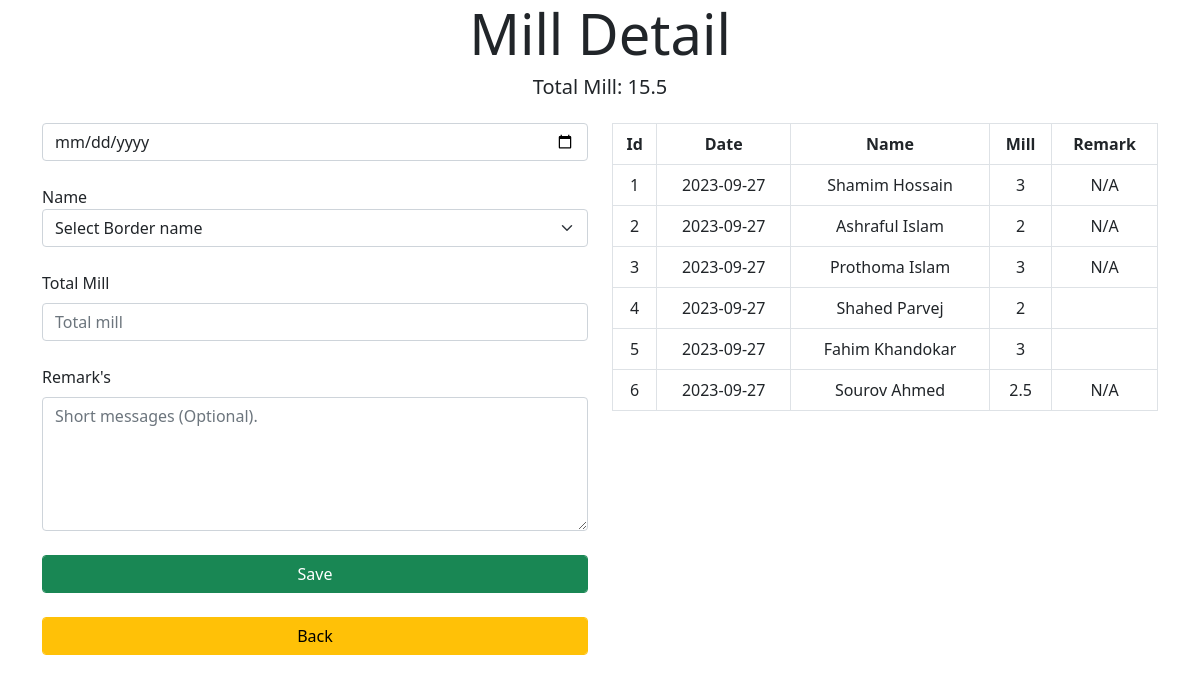
The app's page /dmtdb/milDetail.php, older data.
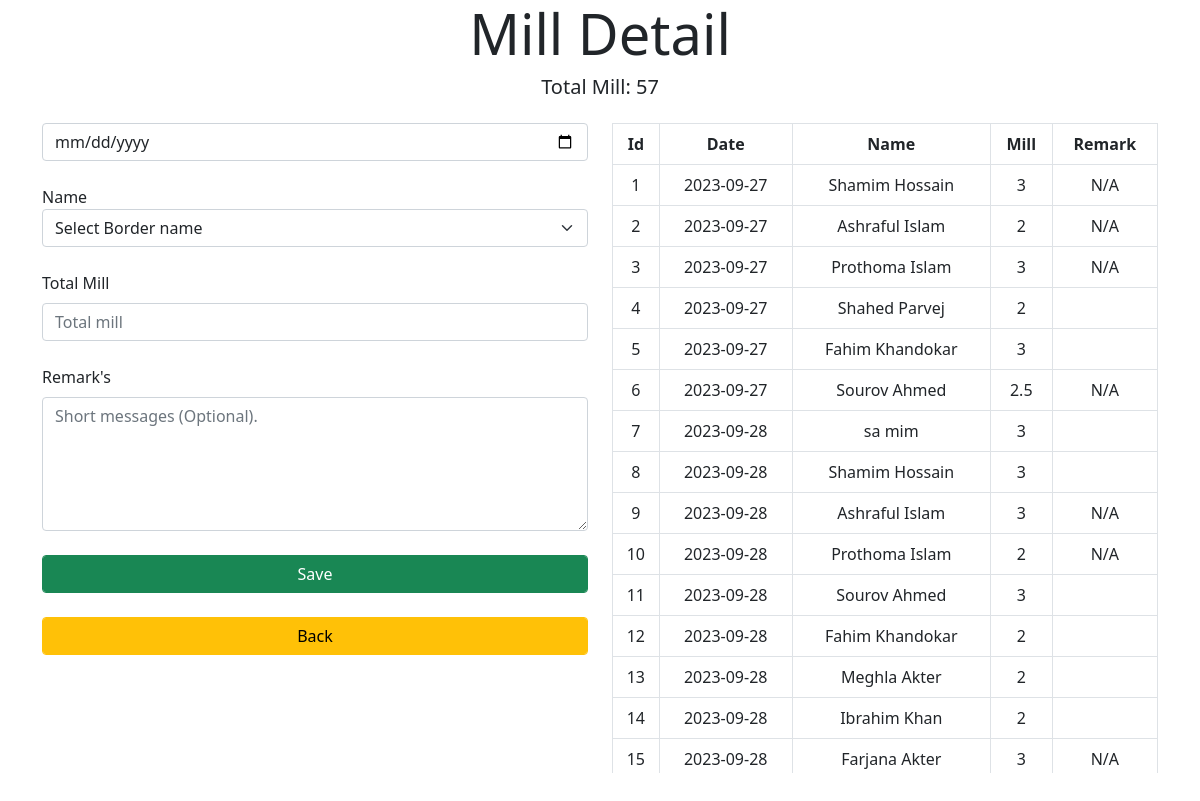
The same page, newer data.
### tables this page shows
CREATE TABLE `tb_milldetail` (
  `Id` int(11) NOT NULL,
  `Date` date NOT NULL,
  `Name` varchar(250) NOT NULL,
  `Mill` float NOT NULL,
  `Remark` varchar(250) NOT NULL
);

### dmtdb/milDetail.php (the view, shortened to what this page needs)
<?php include 'dmtdb.php' ?>
<!DOCTYPE html>
<html lang="en">
<head>
    <link href="https://cdn.jsdelivr.net/npm/bootstrap@5.0.2/dist/css/bootstrap.min.css" rel="stylesheet">
</head>
<body>
<section>
    <div class="container">
        <div class="row text-center">
            <div class="col mT-4">
                <h3 class="display-4">Mill Detail</h3>
            </div>
        </div>
        <h5>
            <div class="text-center">
                <?php
                    $totalMill = "SELECT sum(Mill) FROM `tb_milldetail`";
                    $sumResult = $conn->query($totalMill);
                    while($row = mysqli_fetch_array($sumResult))
                    {
                        echo"Total Mill: ".$row['sum(Mill)'];
                    }
                ?>
            </div>
        </h5>
    </div>
</section>
<section>
    <div class="container my-4">
        <div class="row">
            <div class="col-md-6">
                <form action="milDetailBack.php" method="POST">
                <div class="form-group">
                    <input type="date" required name="dtpDate" class="form-control">
                </div><br>
                <div class="form-group">
                    <label for="name" class="from-label">Name</label><br>
                    <select name="cbxName" required id="name" class="form-select">
                        <option selected disabled>Select Border name</option>
                    </select>
                </div><br>
                <div class="form-group">
                    <label for="mil"  class="form-label">Total Mill</label>
                    <input type="float" name="txtMil" required class="form-control" placeholder="Total mill" >
                </div><br>
                <div class="form-group">
                <label for="remark" class="form-label">Remark's</label>
                <textarea name="txtRemark" id="remark" cols="30" rows="5" placeholder="Short messages (Optional)." class="form-control"></textarea>
                </div>
                <div class="form-group">
                    <input type="submit" class="btn btn-success form-control mt-4" value="Save">
                    <a href="index.php"><input class="btn btn-warning form-control mt-4" name="btnSave" value="Back"></a>
                </div>
                </form>
            </div>
            <div class="col-md-6 overflow-auto text-center " style="max-width: 100%; max-height: 650px;">
                <table class="table table-bordered text-center">
                    <thead>
                        <th>Id</th>
                        <th>Date</th>
                        <th>Name</th>
                        <th>Mill</th>
                        <th>Remark</th>
                    </thead>
                    <tbody>
                        <?php
                        $sqlShow = "SELECT * FROM `tb_milldetail`";
                        $sqlResult = $conn->query($sqlShow);
                        while($row = $sqlResult->fetch_assoc())
                        {
                            echo"
                            <tr>
                                <td>".$row["Id"]."</td>
                                <td>".$row["Date"]."</td>
                                <td>".$row["Name"]."</td>
                                <td>".$row["Mill"]."</td>
                                <td>".$row["Remark"]."</td>
                            </tr>
                            ";
                        }
                        ?>
                    </tbody>
                </table>
            </div>
        </div>
    </div>
</section>
</body>
</html>

Row changes from the older to the newer data that the page shows:
added tb_milldetail: Id "7", Date "2023-09-28", Name "sa mim", Mill "3"
added tb_milldetail: Id "8", Date "2023-09-28", Name "Shamim Hossain", Mill "3"
added tb_milldetail: Id "9", Date "2023-09-28", Name "Ashraful Islam", Mill "3", Remark "N/A"
added tb_milldetail: Id "10", Date "2023-09-28", Name "Prothoma Islam", Mill "2", Remark "N/A"
added tb_milldetail: Id "11", Date "2023-09-28", Name "Sourov Ahmed", Mill "3"
added tb_milldetail: Id "12", Date "2023-09-28", Name "Fahim Khandokar", Mill "2"
added tb_milldetail: Id "13", Date "2023-09-28", Name "Meghla Akter", Mill "2"
added tb_milldetail: Id "14", Date "2023-09-28", Name "Ibrahim Khan", Mill "2"
added tb_milldetail: Id "15", Date "2023-09-28", Name "Farjana Akter", Mill "3", Remark "N/A"
Text that changed along with them:
new list line: "Total Mill: 57"
list line gone: "Total Mill: 15.5"
